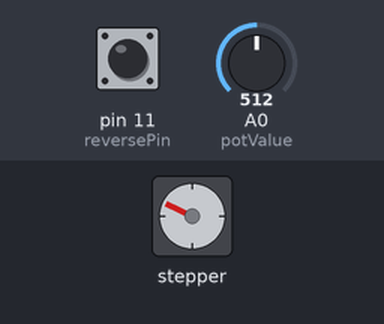
Recording of a sketch running on a simulated Arduino Uno, built with avr-gcc and run on an emulated ATmega328P. Parts: stepper motor. The inputs (shaded band) are chosen by the test bench; at power-on: A0 (potValue) = 512, pin 11 (reversePin) HIGH. Stepper angles assume 2048 steps per turn.

Above: at 1.26 s.
1.3 s: A0 (potValue) set to 122
4.3 s: A0 (potValue) set to 306
At 4.75 s:
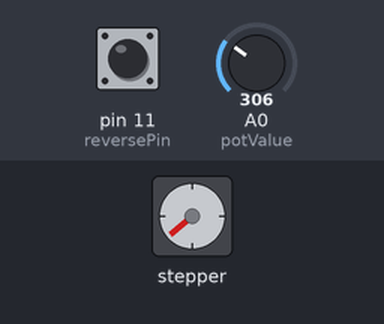
7.3 s: pin 11 (reversePin) pulled LOW for 0.15 s
At 7.46 s:
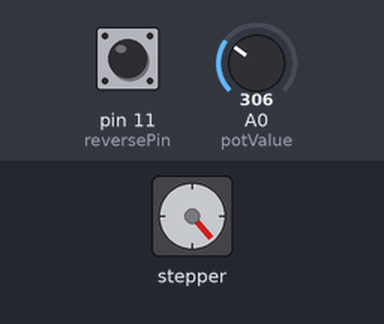
10.3 s: pin 11 (reversePin) pulled LOW for 1 s
At 10.47 s:
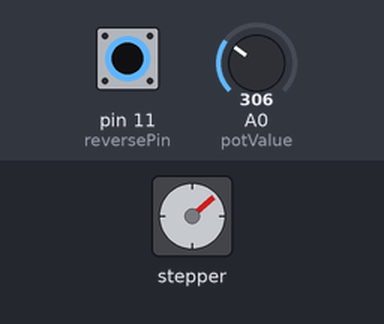
14.3 s: A0 (potValue) set to 10
Timing chart, 0 to 18.3 s (numbered marks = the images above; inputs shaded):
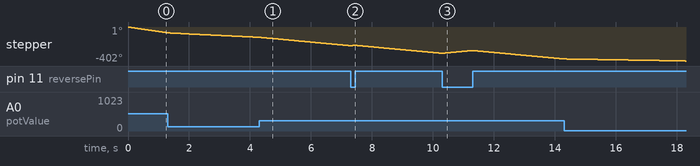

The sketch:

Rotato_for_28BYJ_48_steppers.ino
```cpp
/* Example sketch to control a 28BYJ-48 stepper motor with ULN2003 driver board
Made by Ryan Bates www.retrobuiltgames.com, 2019.
*/

#include <Stepper.h> // Include the Arduino Stepper.h library:
int potValue = A0;
int stepperSpeed = 0;
int reversePin = 11;
int minRPM = 1;
int maxRPM = 20;

// Define number of steps per rotation:
const int stepsPerRevolution = 2048;

// Create object called 'myStepper', note the pin order for these weird motors:
Stepper myStepper = Stepper(stepsPerRevolution, 3, 5, 4, 6);

void setup() {
 myStepper.setSpeed(stepperSpeed);
 pinMode(reversePin, INPUT_PULLUP);
}

void loop() {
 stepperSpeed = analogRead(potValue);
 stepperSpeed = map(stepperSpeed, 0, 1023, minRPM,maxRPM);
 myStepper.setSpeed(stepperSpeed);
 myStepper.step(1);

 while (digitalRead(reversePin)== HIGH){
    stepperSpeed = analogRead(potValue);
    stepperSpeed = map(stepperSpeed, 0, 1023, minRPM,maxRPM);
    myStepper.setSpeed(stepperSpeed);
    myStepper.step(-1); }

}
```
